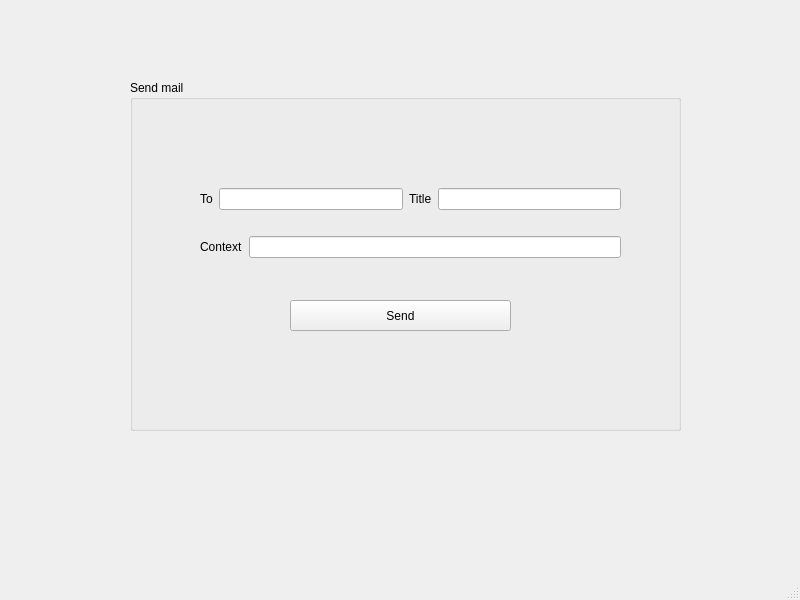
<?xml version="1.0" encoding="UTF-8"?>
<ui version="4.0">
	<class>FourthWindow</class>
	<widget class="QMainWindow" name="FourthWindow">
		<property name="geometry">
			<rect>
				<x>0</x>
				<y>0</y>
				<width>800</width>
				<height>600</height>
			</rect>
		</property>
		<property name="windowTitle">
			<string>MainWindow</string>
		</property>
		<widget class="QWidget" name="centralwidget">
			<widget class="QGroupBox" name="groupBox">
				<property name="geometry">
					<rect>
						<x>130</x>
						<y>80</y>
						<width>551</width>
						<height>351</height>
					</rect>
				</property>
				<property name="title">
					<string>Send mail</string>
				</property>
				<widget class="QPushButton" name="pushButton_send">
					<property name="geometry">
						<rect>
							<x>160</x>
							<y>220</y>
							<width>221</width>
							<height>31</height>
						</rect>
					</property>
					<property name="text">
						<string>Send</string>
					</property>
				</widget>
				<widget class="QWidget" name="layoutWidget">
					<property name="geometry">
						<rect>
							<x>70</x>
							<y>88</y>
							<width>421</width>
							<height>111</height>
						</rect>
					</property>
					<layout class="QVBoxLayout" name="verticalLayout">
						<item>
							<layout class="QHBoxLayout" name="horizontalLayout">
								<item>
									<widget class="QLabel" name="label_to">
										<property name="text">
											<string>To</string>
										</property>
									</widget>
								</item>
								<item>
									<widget class="QLineEdit" name="lineEdit_to"/>
								</item>
								<item>
									<widget class="QLabel" name="label_title">
										<property name="text">
											<string>Title</string>
										</property>
									</widget>
								</item>
								<item>
									<widget class="QLineEdit" name="lineEdit_title"/>
								</item>
							</layout>
						</item>
						<item>
							<layout class="QHBoxLayout" name="horizontalLayout_2">
								<item>
									<widget class="QLabel" name="label_context">
										<property name="text">
											<string>Context</string>
										</property>
									</widget>
								</item>
								<item>
									<widget class="QLineEdit" name="lineEdit_context"/>
								</item>
							</layout>
						</item>
					</layout>
				</widget>
			</widget>
		</widget>
		<widget class="QMenuBar" name="menubar">
			<property name="geometry">
				<rect>
					<x>0</x>
					<y>0</y>
					<width>800</width>
					<height>25</height>
				</rect>
			</property>
		</widget>
		<widget class="QStatusBar" name="statusbar"/>
	</widget>
	<resources/>
	<connections/>
</ui>
